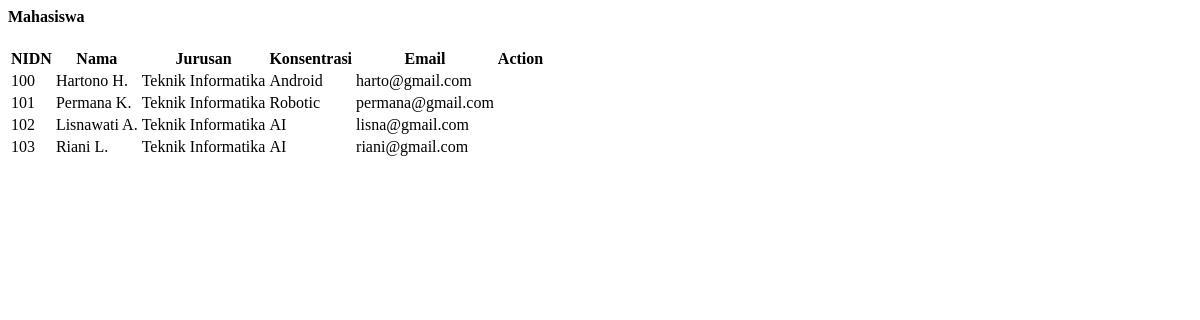
The app's page /pages/tampil-dosen.php, older data.
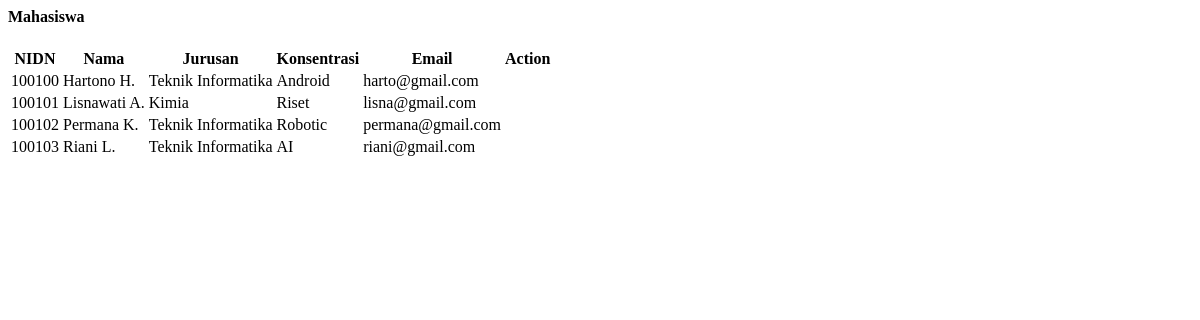
The same page, newer data.
### tables this page shows
CREATE TABLE `dosen` (
  `nidn` int(10) NOT NULL,
  `nama` varchar(30) NOT NULL,
  `jurusan` varchar(30) NOT NULL,
  `konsentrasi` varchar(30) NOT NULL,
  `email` varchar(30) NOT NULL
);

### pages/tampil-dosen.php (the view, shortened to what this page needs)
<?php
include ("../database/koneksi.php");
?>
<div class="row">
  <div class="col-md-12">
    <div class="card card-hero">
      <div class="card-header">
        <h4>Mahasiswa</h4>
      </div>
      <div class="card-body p-0">
        <div class="table-wrapper-scroll-y my-custom-scrollbar">
          <table class="table table-striped">
            <tr>
              <th scope="col">NIDN</th>
              <th scope="col">Nama</th>
              <th scope="col">Jurusan</th>
              <th scope="col">Konsentrasi</th>
              <th scope="col">Email</th>
              <th scope="col">Action</th>
            </tr>
            <tbody>
              <?php
              $data = mysqli_query($conn,"select * from dosen");
              while($d=mysqli_fetch_array($data)){
                ?>
                <tr>
                  <td><?php echo $d['nidn'] ?></td>
                  <td class="font-weight-600"><?php echo $d['nama'] ?></td>
                  <td class="font-weight-600"><?php echo $d['jurusan'] ?></td>
                  <td class="font-weight-600"><?php echo $d['konsentrasi'] ?></td>
                  <td class="font-weight-600"><?php echo $d['email'] ?></td>
                  <td>
                  </td>
                </tr>
              <?php } ?>
            </tbody>
          </table>
        </div>
      </div>
    </div>
  </div>
</div>

### pages/tampil-dosen.php (style rules this page uses)
.my-custom-scrollbar { position: relative; height: 420px; overflow: auto; }
.table-wrapper-scroll-y { display: block; }

Row changes from the older to the newer data that the page shows:
removed dosen: nidn "100", nama "Hartono H.", jurusan "Teknik Informatika", konsentrasi "Android", email "harto@gmail.com"
removed dosen: nidn "101", nama "Permana K.", jurusan "Teknik Informatika", konsentrasi "Robotic", email "permana@gmail.com"
removed dosen: nidn "102", nama "Lisnawati A.", jurusan "Teknik Informatika", konsentrasi "AI", email "lisna@gmail.com"
removed dosen: nidn "103", nama "Riani L.", jurusan "Teknik Informatika", konsentrasi "AI", email "riani@gmail.com"
added dosen: nidn "100100", nama "Hartono H.", jurusan "Teknik Informatika", konsentrasi "Android", email "harto@gmail.com"
added dosen: nidn "100101", nama "Lisnawati A.", jurusan "Kimia", konsentrasi "Riset", email "lisna@gmail.com"
added dosen: nidn "100102", nama "Permana K.", jurusan "Teknik Informatika", konsentrasi "Robotic", email "permana@gmail.com"
added dosen: nidn "100103", nama "Riani L.", jurusan "Teknik Informatika", konsentrasi "AI", email "riani@gmail.com"
